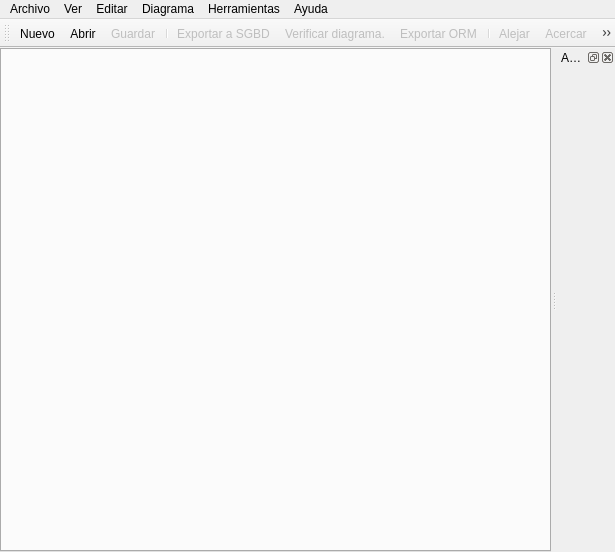
<?xml version="1.0" encoding="UTF-8"?>
<ui version="4.0">
 <class>MainWindow</class>
 <widget class="QMainWindow" name="MainWindow">
  <property name="geometry">
   <rect>
    <x>0</x>
    <y>0</y>
    <width>615</width>
    <height>552</height>
   </rect>
  </property>
  <property name="windowIcon">
   <iconset resource="i16x.qrc">
    <normaloff>:/icons/images/ico.png</normaloff>:/icons/images/ico.png</iconset>
  </property>
  <property name="documentMode">
   <bool>false</bool>
  </property>
  <property name="dockNestingEnabled">
   <bool>true</bool>
  </property>
  <widget class="QWidget" name="centralWidget">
   <layout class="QVBoxLayout" name="verticalLayout">
    <property name="leftMargin">
     <number>0</number>
    </property>
    <property name="topMargin">
     <number>0</number>
    </property>
    <property name="rightMargin">
     <number>0</number>
    </property>
    <property name="bottomMargin">
     <number>0</number>
    </property>
    <item>
     <widget class="QTabWidget" name="tabWidget">
      <property name="sizePolicy">
       <sizepolicy hsizetype="Preferred" vsizetype="Expanding">
        <horstretch>0</horstretch>
        <verstretch>0</verstretch>
       </sizepolicy>
      </property>
      <property name="tabShape">
       <enum>QTabWidget::Rounded</enum>
      </property>
      <property name="documentMode">
       <bool>false</bool>
      </property>
      <property name="tabsClosable">
       <bool>true</bool>
      </property>
      <property name="movable">
       <bool>true</bool>
      </property>
     </widget>
    </item>
   </layout>
  </widget>
  <widget class="QToolBar" name="mainToolBar">
   <property name="enabled">
    <bool>true</bool>
   </property>
   <property name="windowTitle">
    <string>Barra principal</string>
   </property>
   <attribute name="toolBarArea">
    <enum>TopToolBarArea</enum>
   </attribute>
   <attribute name="toolBarBreak">
    <bool>false</bool>
   </attribute>
   <addaction name="actionNuevo"/>
   <addaction name="actionAbrir"/>
   <addaction name="actionGuardar"/>
   <addaction name="separator"/>
   <addaction name="actionExportar_a_DBMS"/>
   <addaction name="actionVerificar_diagrama"/>
   <addaction name="actionExportar_ORM"/>
   <addaction name="separator"/>
   <addaction name="actionZoom_Out"/>
   <addaction name="actionZoom_In"/>
   <addaction name="separator"/>
   <addaction name="actionCopiar"/>
   <addaction name="actionDuplicar"/>
   <addaction name="actionCortar"/>
   <addaction name="actionPegar"/>
   <addaction name="separator"/>
   <addaction name="actionDesplazar"/>
   <addaction name="actionSeleccionar"/>
   <addaction name="actionAgregar_relacion"/>
   <addaction name="actionAgregar_tabla"/>
   <addaction name="actionEliminar"/>
   <addaction name="separator"/>
   <addaction name="actionAcerca_de"/>
   <addaction name="actionFacebook"/>
   <addaction name="actionDonar"/>
  </widget>
  <widget class="QMenuBar" name="menuBar">
   <property name="geometry">
    <rect>
     <x>0</x>
     <y>0</y>
     <width>615</width>
     <height>19</height>
    </rect>
   </property>
   <widget class="QMenu" name="menuEditar">
    <property name="title">
     <string>Editar</string>
    </property>
    <addaction name="actionCopiar"/>
    <addaction name="actionDuplicar"/>
    <addaction name="actionCortar"/>
    <addaction name="actionPegar"/>
    <addaction name="separator"/>
    <addaction name="actionUndo"/>
    <addaction name="actionRedo"/>
    <addaction name="actionLimpiar_historial"/>
    <addaction name="separator"/>
    <addaction name="actionPropiedades_de_diagrama"/>
   </widget>
   <widget class="QMenu" name="menuHerramientas">
    <property name="title">
     <string>Herramientas</string>
    </property>
    <widget class="QMenu" name="menuConfiguraci_n_de_Lenguaje">
     <property name="title">
      <string>Configuración de Lenguaje</string>
     </property>
     <addaction name="actionEspa_ol"/>
     <addaction name="actionEnglish"/>
    </widget>
    <addaction name="menuConfiguraci_n_de_Lenguaje"/>
    <addaction name="actionPreferencias"/>
   </widget>
   <widget class="QMenu" name="menuDiagrama">
    <property name="title">
     <string>Diagrama</string>
    </property>
    <addaction name="actionDesplazar"/>
    <addaction name="actionSeleccionar"/>
    <addaction name="actionAgregar_relacion"/>
    <addaction name="actionAgregar_tabla"/>
    <addaction name="actionEliminar"/>
    <addaction name="separator"/>
    <addaction name="actionZoom_In"/>
    <addaction name="actionZoom_Out"/>
   </widget>
   <widget class="QMenu" name="menuArchivo">
    <property name="title">
     <string>Archivo</string>
    </property>
    <widget class="QMenu" name="menuDiagramas_recientes">
     <property name="title">
      <string>Diagramas recientes</string>
     </property>
     <addaction name="actionBorrar_archivos_recientes"/>
     <addaction name="separator"/>
    </widget>
    <widget class="QMenu" name="menuExportar_Diagrama">
     <property name="enabled">
      <bool>false</bool>
     </property>
     <property name="title">
      <string>Exportar Diagrama</string>
     </property>
     <addaction name="printDiagram"/>
     <addaction name="actionDiccionario_de_dato"/>
     <addaction name="actionExportarSQL"/>
     <addaction name="actionExportarPNG"/>
     <addaction name="action_yml"/>
    </widget>
    <widget class="QMenu" name="menuExportar_mapeo">
     <property name="enabled">
      <bool>false</bool>
     </property>
     <property name="title">
      <string>Exportar Mapeo</string>
     </property>
     <addaction name="actionImprimirMapeo"/>
     <addaction name="action_ppng"/>
     <addaction name="actionODT"/>
    </widget>
    <addaction name="actionNuevo"/>
    <addaction name="actionAbrir"/>
    <addaction name="menuDiagramas_recientes"/>
    <addaction name="separator"/>
    <addaction name="actionGuardar"/>
    <addaction name="actionGuardar_Como"/>
    <addaction name="separator"/>
    <addaction name="menuExportar_Diagrama"/>
    <addaction name="menuExportar_mapeo"/>
    <addaction name="actionExportar_a_DBMS"/>
    <addaction name="actionExportar_ORM"/>
    <addaction name="separator"/>
    <addaction name="actionSalir"/>
    <addaction name="separator"/>
   </widget>
   <widget class="QMenu" name="menuAyuda">
    <property name="title">
     <string>Ayuda</string>
    </property>
    <addaction name="actionP_gina_oficial"/>
    <addaction name="actionManual_de_ayuda"/>
    <addaction name="actionReportar_errores"/>
    <addaction name="actionDonar"/>
    <addaction name="separator"/>
    <addaction name="actionAcerca_de"/>
   </widget>
   <widget class="QMenu" name="menuVer">
    <property name="title">
     <string>Ver</string>
    </property>
    <addaction name="actionPantalla_completa"/>
    <addaction name="actionBarra_de_acciones"/>
   </widget>
   <addaction name="menuArchivo"/>
   <addaction name="menuVer"/>
   <addaction name="menuEditar"/>
   <addaction name="menuDiagrama"/>
   <addaction name="menuHerramientas"/>
   <addaction name="menuAyuda"/>
  </widget>
  <widget class="QDockWidget" name="dockWidgetUndo">
   <property name="windowTitle">
    <string>Acciones</string>
   </property>
   <attribute name="dockWidgetArea">
    <number>2</number>
   </attribute>
   <widget class="QWidget" name="dockWidgetContents"/>
  </widget>
  <action name="actionSalir">
   <property name="icon">
    <iconset resource="i16x.qrc">
     <normaloff>:/icons/images/application-exit.png</normaloff>:/icons/images/application-exit.png</iconset>
   </property>
   <property name="text">
    <string>Salir</string>
   </property>
   <property name="shortcut">
    <string>Ctrl+Q</string>
   </property>
  </action>
  <action name="actionGuardar">
   <property name="enabled">
    <bool>false</bool>
   </property>
   <property name="icon">
    <iconset resource="i16x.qrc">
     <normaloff>:/icons/images/document-save.png</normaloff>:/icons/images/document-save.png</iconset>
   </property>
   <property name="text">
    <string>Guardar</string>
   </property>
   <property name="shortcut">
    <string>Ctrl+S</string>
   </property>
  </action>
  <action name="actionNuevo">
   <property name="icon">
    <iconset resource="i16x.qrc">
     <normaloff>:/icons/images/document-new.png</normaloff>:/icons/images/document-new.png</iconset>
   </property>
   <property name="text">
    <string>Nuevo</string>
   </property>
   <property name="shortcut">
    <string>Ctrl+N</string>
   </property>
  </action>
  <action name="actionGuardar_Como">
   <property name="enabled">
    <bool>false</bool>
   </property>
   <property name="icon">
    <iconset resource="i16x.qrc">
     <normaloff>:/icons/images/document-save-as.png</normaloff>:/icons/images/document-save-as.png</iconset>
   </property>
   <property name="text">
    <string>Guardar como</string>
   </property>
   <property name="toolTip">
    <string>Guardar como</string>
   </property>
   <property name="shortcut">
    <string>Ctrl+Alt+S</string>
   </property>
  </action>
  <action name="actionAbrir">
   <property name="icon">
    <iconset resource="i16x.qrc">
     <normaloff>:/icons/images/document-open.png</normaloff>:/icons/images/document-open.png</iconset>
   </property>
   <property name="text">
    <string>Abrir</string>
   </property>
   <property name="shortcut">
    <string>Ctrl+O</string>
   </property>
  </action>
  <action name="actionSeleccionar">
   <property name="checkable">
    <bool>true</bool>
   </property>
   <property name="icon">
    <iconset resource="i16x.qrc">
     <normaloff>:/icons/images/edit-select.png</normaloff>:/icons/images/edit-select.png</iconset>
   </property>
   <property name="text">
    <string>Seleccionar</string>
   </property>
   <property name="shortcut">
    <string>S</string>
   </property>
  </action>
  <action name="actionAgregar_relacion">
   <property name="checkable">
    <bool>true</bool>
   </property>
   <property name="icon">
    <iconset resource="i16x.qrc">
     <normaloff>:/icons/images/draw-relation.png</normaloff>:/icons/images/draw-relation.png</iconset>
   </property>
   <property name="text">
    <string>Agregar relación</string>
   </property>
   <property name="shortcut">
    <string>R</string>
   </property>
  </action>
  <action name="actionAgregar_tabla">
   <property name="checkable">
    <bool>true</bool>
   </property>
   <property name="icon">
    <iconset resource="i16x.qrc">
     <normaloff>:/icons/images/draw-table.png</normaloff>:/icons/images/draw-table.png</iconset>
   </property>
   <property name="text">
    <string>Agregar entidad</string>
   </property>
   <property name="toolTip">
    <string>Permite agregar una nueva entidad.</string>
   </property>
   <property name="shortcut">
    <string>T</string>
   </property>
  </action>
  <action name="actionAcerca_de">
   <property name="icon">
    <iconset resource="i16x.qrc">
     <normaloff>:/icons/images/help-about.png</normaloff>:/icons/images/help-about.png</iconset>
   </property>
   <property name="text">
    <string>Acerca de...</string>
   </property>
  </action>
  <action name="actionCopiar">
   <property name="enabled">
    <bool>false</bool>
   </property>
   <property name="icon">
    <iconset resource="i16x.qrc">
     <normaloff>:/icons/images/edit-copy.png</normaloff>:/icons/images/edit-copy.png</iconset>
   </property>
   <property name="text">
    <string>Copiar</string>
   </property>
   <property name="shortcut">
    <string>Ctrl+C</string>
   </property>
  </action>
  <action name="actionCortar">
   <property name="enabled">
    <bool>false</bool>
   </property>
   <property name="icon">
    <iconset resource="i16x.qrc">
     <normaloff>:/icons/images/edit-cut.png</normaloff>:/icons/images/edit-cut.png</iconset>
   </property>
   <property name="text">
    <string>Cortar</string>
   </property>
   <property name="shortcut">
    <string>Ctrl+X</string>
   </property>
  </action>
  <action name="actionPegar">
   <property name="icon">
    <iconset resource="i16x.qrc">
     <normaloff>:/icons/images/edit-paste.png</normaloff>:/icons/images/edit-paste.png</iconset>
   </property>
   <property name="text">
    <string>Pegar</string>
   </property>
   <property name="shortcut">
    <string>Ctrl+V</string>
   </property>
  </action>
  <action name="actionUndo">
   <property name="enabled">
    <bool>false</bool>
   </property>
   <property name="icon">
    <iconset resource="i16x.qrc">
     <normaloff>:/icons/images/edit-undo.png</normaloff>:/icons/images/edit-undo.png</iconset>
   </property>
   <property name="text">
    <string>Deshacer</string>
   </property>
   <property name="shortcut">
    <string>Ctrl+Z</string>
   </property>
  </action>
  <action name="actionRedo">
   <property name="enabled">
    <bool>false</bool>
   </property>
   <property name="icon">
    <iconset resource="i16x.qrc">
     <normaloff>:/icons/images/edit-redo.png</normaloff>:/icons/images/edit-redo.png</iconset>
   </property>
   <property name="text">
    <string>Rehacer</string>
   </property>
   <property name="toolTip">
    <string>Rehacer</string>
   </property>
   <property name="shortcut">
    <string>Ctrl+Shift+Z</string>
   </property>
  </action>
  <action name="actionPantalla_completa">
   <property name="checkable">
    <bool>true</bool>
   </property>
   <property name="icon">
    <iconset resource="i16x.qrc">
     <normaloff>:/icons/images/view-fullscreen.png</normaloff>:/icons/images/view-fullscreen.png</iconset>
   </property>
   <property name="text">
    <string>Pantalla completa</string>
   </property>
   <property name="shortcut">
    <string>Ctrl+F</string>
   </property>
  </action>
  <action name="actionZoom_In">
   <property name="enabled">
    <bool>false</bool>
   </property>
   <property name="icon">
    <iconset resource="i16x.qrc">
     <normaloff>:/icons/images/zoom-in.png</normaloff>:/icons/images/zoom-in.png</iconset>
   </property>
   <property name="text">
    <string>Acercar</string>
   </property>
   <property name="shortcut">
    <string>Ctrl+Up</string>
   </property>
  </action>
  <action name="actionZoom_Out">
   <property name="enabled">
    <bool>false</bool>
   </property>
   <property name="icon">
    <iconset resource="i16x.qrc">
     <normaloff>:/icons/images/zoom-out.png</normaloff>:/icons/images/zoom-out.png</iconset>
   </property>
   <property name="text">
    <string>Alejar</string>
   </property>
   <property name="shortcut">
    <string>Ctrl+Down</string>
   </property>
  </action>
  <action name="actionEspa_ol">
   <property name="checkable">
    <bool>true</bool>
   </property>
   <property name="text">
    <string>Español</string>
   </property>
  </action>
  <action name="actionEnglish">
   <property name="checkable">
    <bool>true</bool>
   </property>
   <property name="text">
    <string>English</string>
   </property>
  </action>
  <action name="actionPropiedades_de_diagrama">
   <property name="enabled">
    <bool>false</bool>
   </property>
   <property name="text">
    <string>Propiedades de diagrama</string>
   </property>
  </action>
  <action name="actionExportar_a_DBMS">
   <property name="enabled">
    <bool>false</bool>
   </property>
   <property name="icon">
    <iconset resource="i16x.qrc">
     <normaloff>:/icons/images/export-sql.png</normaloff>:/icons/images/export-sql.png</iconset>
   </property>
   <property name="text">
    <string>Exportar a SGBD</string>
   </property>
  </action>
  <action name="actionEliminar">
   <property name="enabled">
    <bool>false</bool>
   </property>
   <property name="icon">
    <iconset resource="i16x.qrc">
     <normaloff>:/icons/images/edit-delete.png</normaloff>:/icons/images/edit-delete.png</iconset>
   </property>
   <property name="text">
    <string>Eliminar seleccionados</string>
   </property>
   <property name="shortcut">
    <string>D</string>
   </property>
  </action>
  <action name="actionExportarSQL">
   <property name="text">
    <string>*.sql</string>
   </property>
  </action>
  <action name="actionExportarPNG">
   <property name="text">
    <string>*.png</string>
   </property>
  </action>
  <action name="actionImprimirMapeo">
   <property name="icon">
    <iconset resource="i16x.qrc">
     <normaloff>:/icons/images/document-print.png</normaloff>:/icons/images/document-print.png</iconset>
   </property>
   <property name="text">
    <string>Imprimir</string>
   </property>
  </action>
  <action name="actionODT">
   <property name="text">
    <string>*.odt</string>
   </property>
  </action>
  <action name="printDiagram">
   <property name="enabled">
    <bool>true</bool>
   </property>
   <property name="icon">
    <iconset resource="i16x.qrc">
     <normaloff>:/icons/images/document-print.png</normaloff>:/icons/images/document-print.png</iconset>
   </property>
   <property name="text">
    <string>Imprimir</string>
   </property>
  </action>
  <action name="action_yml">
   <property name="text">
    <string>YAML - Propel</string>
   </property>
   <property name="toolTip">
    <string>YAML - Propel</string>
   </property>
  </action>
  <action name="actionVerificar_diagrama">
   <property name="enabled">
    <bool>false</bool>
   </property>
   <property name="icon">
    <iconset resource="i16x.qrc">
     <normaloff>:/icons/images/check.png</normaloff>:/icons/images/check.png</iconset>
   </property>
   <property name="text">
    <string>Verificar diagrama.</string>
   </property>
   <property name="toolTip">
    <string>Verificar diagrama.</string>
   </property>
  </action>
  <action name="action_ppng">
   <property name="text">
    <string>*.png</string>
   </property>
  </action>
  <action name="actionPreferencias">
   <property name="text">
    <string>Preferencias</string>
   </property>
  </action>
  <action name="actionExportar_ORM">
   <property name="enabled">
    <bool>false</bool>
   </property>
   <property name="icon">
    <iconset resource="i16x.qrc">
     <normaloff>:/icons/images/export-orm.png</normaloff>:/icons/images/export-orm.png</iconset>
   </property>
   <property name="text">
    <string>Exportar ORM</string>
   </property>
  </action>
  <action name="actionP_gina_oficial">
   <property name="text">
    <string>Página oficial</string>
   </property>
  </action>
  <action name="actionAgregar_Vista">
   <property name="checkable">
    <bool>true</bool>
   </property>
   <property name="enabled">
    <bool>false</bool>
   </property>
   <property name="icon">
    <iconset resource="i16x.qrc">
     <normaloff>:/icons/images/vista.png</normaloff>:/icons/images/vista.png</iconset>
   </property>
   <property name="text">
    <string>Agregar Vista</string>
   </property>
   <property name="shortcut">
    <string>V</string>
   </property>
  </action>
  <action name="actionDuplicar">
   <property name="enabled">
    <bool>false</bool>
   </property>
   <property name="icon">
    <iconset resource="i16x.qrc">
     <normaloff>:/icons/images/edit-duplicate.png</normaloff>:/icons/images/edit-duplicate.png</iconset>
   </property>
   <property name="text">
    <string>Duplicar</string>
   </property>
   <property name="toolTip">
    <string>Duplica los items seleccionados</string>
   </property>
   <property name="shortcut">
    <string>Ctrl+D</string>
   </property>
  </action>
  <action name="actionDesplazar">
   <property name="checkable">
    <bool>true</bool>
   </property>
   <property name="icon">
    <iconset resource="i16x.qrc">
     <normaloff>:/icons/images/transform-move.png</normaloff>:/icons/images/transform-move.png</iconset>
   </property>
   <property name="text">
    <string>Desplazar</string>
   </property>
   <property name="toolTip">
    <string>Desplazar el diagrama.</string>
   </property>
   <property name="shortcut">
    <string>E</string>
   </property>
  </action>
  <action name="actionFacebook">
   <property name="icon">
    <iconset resource="i16x.qrc">
     <normaloff>:/icons/images/facebook_icon.png</normaloff>:/icons/images/facebook_icon.png</iconset>
   </property>
   <property name="text">
    <string>facebook</string>
   </property>
   <property name="toolTip">
    <string>Hazte fan en facebook.</string>
   </property>
  </action>
  <action name="actionManual_de_ayuda">
   <property name="icon">
    <iconset resource="i16x.qrc">
     <normaloff>:/icons/images/help-contents.png</normaloff>:/icons/images/help-contents.png</iconset>
   </property>
   <property name="text">
    <string>Manual de ayuda</string>
   </property>
  </action>
  <action name="actionReportar_errores">
   <property name="icon">
    <iconset resource="i16x.qrc">
     <normaloff>:/icons/images/tools-report-bug.png</normaloff>:/icons/images/tools-report-bug.png</iconset>
   </property>
   <property name="text">
    <string>Reportar errores</string>
   </property>
  </action>
  <action name="actionBorrar_archivos_recientes">
   <property name="text">
    <string>Borrar archivos recientes</string>
   </property>
  </action>
  <action name="actionDonar">
   <property name="icon">
    <iconset resource="i16x.qrc">
     <normaloff>:/icons/images/donate.png</normaloff>:/icons/images/donate.png</iconset>
   </property>
   <property name="text">
    <string>Donar</string>
   </property>
   <property name="toolTip">
    <string>Puedes apoyar con el desarrollo de Kata Kuntur</string>
   </property>
  </action>
  <action name="actionLimpiar_historial">
   <property name="icon">
    <iconset resource="i16x.qrc">
     <normaloff>:/icons/images/edit-clear.png</normaloff>:/icons/images/edit-clear.png</iconset>
   </property>
   <property name="text">
    <string>Limpiar historial</string>
   </property>
   <property name="toolTip">
    <string>Limpia el historial de acciones</string>
   </property>
   <property name="shortcut">
    <string>Ctrl+K</string>
   </property>
  </action>
  <action name="actionBarra_de_acciones">
   <property name="checkable">
    <bool>true</bool>
   </property>
   <property name="text">
    <string>Panel de acciones</string>
   </property>
   <property name="toolTip">
    <string>Panel de acciones</string>
   </property>
  </action>
  <action name="actionDiccionario_de_dato">
   <property name="text">
    <string>Diccionario de datos</string>
   </property>
  </action>
 </widget>
 <layoutdefault spacing="6" margin="11"/>
 <resources>
  <include location="i16x.qrc"/>
 </resources>
 <connections/>
</ui>
